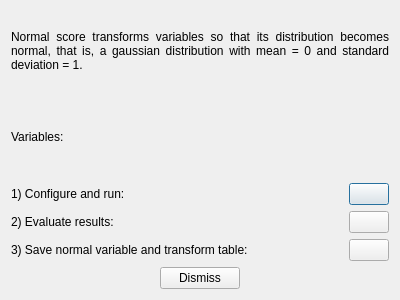
<?xml version="1.0" encoding="UTF-8"?>
<ui version="4.0">
 <class>NScoreDialog</class>
 <widget class="QDialog" name="NScoreDialog">
  <property name="geometry">
   <rect>
    <x>0</x>
    <y>0</y>
    <width>400</width>
    <height>300</height>
   </rect>
  </property>
  <property name="windowTitle">
   <string>Dialog</string>
  </property>
  <layout class="QVBoxLayout" name="verticalLayout">
   <item>
    <widget class="QLabel" name="label_4">
     <property name="text">
      <string>&lt;html&gt;&lt;head/&gt;&lt;body&gt;&lt;p&gt;Normal score transforms variables so that its distribution becomes normal, that is, a gaussian distribution with mean = 0 and standard deviation = 1. &lt;/p&gt;&lt;/body&gt;&lt;/html&gt;</string>
     </property>
     <property name="alignment">
      <set>Qt::AlignJustify|Qt::AlignVCenter</set>
     </property>
     <property name="wordWrap">
      <bool>true</bool>
     </property>
    </widget>
   </item>
   <item>
    <widget class="QLabel" name="lblVariable">
     <property name="text">
      <string>Variables:</string>
     </property>
    </widget>
   </item>
   <item>
    <layout class="QHBoxLayout" name="horizontalLayout">
     <item>
      <widget class="QLabel" name="label">
       <property name="sizePolicy">
        <sizepolicy hsizetype="Expanding" vsizetype="Preferred">
         <horstretch>0</horstretch>
         <verstretch>0</verstretch>
        </sizepolicy>
       </property>
       <property name="text">
        <string>1) Configure and run:</string>
       </property>
      </widget>
     </item>
     <item>
      <widget class="QPushButton" name="btnParams">
       <property name="toolTip">
        <string>review nscore parameters</string>
       </property>
       <property name="text">
        <string/>
       </property>
       <property name="icon">
        <iconset resource="resources.qrc">
         <normaloff>:/icons/setting16</normaloff>:/icons/setting16</iconset>
       </property>
      </widget>
     </item>
    </layout>
   </item>
   <item>
    <layout class="QHBoxLayout" name="horizontalLayout_2">
     <item>
      <widget class="QLabel" name="label_2">
       <property name="sizePolicy">
        <sizepolicy hsizetype="Expanding" vsizetype="Preferred">
         <horstretch>0</horstretch>
         <verstretch>0</verstretch>
        </sizepolicy>
       </property>
       <property name="text">
        <string>2) Evaluate results:</string>
       </property>
      </widget>
     </item>
     <item>
      <widget class="QPushButton" name="btnHistogram">
       <property name="toolTip">
        <string>resulting histogram</string>
       </property>
       <property name="text">
        <string/>
       </property>
       <property name="icon">
        <iconset resource="resources.qrc">
         <normaloff>:/icons/histo16</normaloff>:/icons/histo16</iconset>
       </property>
      </widget>
     </item>
    </layout>
   </item>
   <item>
    <layout class="QHBoxLayout" name="horizontalLayout_3">
     <item>
      <widget class="QLabel" name="label_3">
       <property name="sizePolicy">
        <sizepolicy hsizetype="Expanding" vsizetype="Preferred">
         <horstretch>0</horstretch>
         <verstretch>0</verstretch>
        </sizepolicy>
       </property>
       <property name="text">
        <string>&lt;html&gt;&lt;head/&gt;&lt;body&gt;&lt;p&gt;3) Save normal variable and transform table:&lt;/p&gt;&lt;/body&gt;&lt;/html&gt;</string>
       </property>
      </widget>
     </item>
     <item>
      <widget class="QPushButton" name="btnSave">
       <property name="toolTip">
        <string>save n-score variable and transform table</string>
       </property>
       <property name="text">
        <string/>
       </property>
       <property name="icon">
        <iconset resource="resources.qrc">
         <normaloff>:/icons/save16</normaloff>:/icons/save16</iconset>
       </property>
      </widget>
     </item>
    </layout>
   </item>
   <item>
    <layout class="QHBoxLayout" name="horizontalLayout_4">
     <item>
      <spacer name="horizontalSpacer">
       <property name="orientation">
        <enum>Qt::Horizontal</enum>
       </property>
       <property name="sizeHint" stdset="0">
        <size>
         <width>40</width>
         <height>20</height>
        </size>
       </property>
      </spacer>
     </item>
     <item>
      <widget class="QPushButton" name="btnDismiss">
       <property name="text">
        <string>Dismiss</string>
       </property>
      </widget>
     </item>
     <item>
      <spacer name="horizontalSpacer_2">
       <property name="orientation">
        <enum>Qt::Horizontal</enum>
       </property>
       <property name="sizeHint" stdset="0">
        <size>
         <width>40</width>
         <height>20</height>
        </size>
       </property>
      </spacer>
     </item>
    </layout>
   </item>
  </layout>
 </widget>
 <resources>
  <include location="resources.qrc"/>
 </resources>
 <connections>
  <connection>
   <sender>btnDismiss</sender>
   <signal>clicked()</signal>
   <receiver>NScoreDialog</receiver>
   <slot>reject()</slot>
   <hints>
    <hint type="sourcelabel">
     <x>208</x>
     <y>264</y>
    </hint>
    <hint type="destinationlabel">
     <x>285</x>
     <y>267</y>
    </hint>
   </hints>
  </connection>
  <connection>
   <sender>btnParams</sender>
   <signal>clicked()</signal>
   <receiver>NScoreDialog</receiver>
   <slot>onParams()</slot>
   <hints>
    <hint type="sourcelabel">
     <x>372</x>
     <y>87</y>
    </hint>
    <hint type="destinationlabel">
     <x>338</x>
     <y>125</y>
    </hint>
   </hints>
  </connection>
  <connection>
   <sender>btnHistogram</sender>
   <signal>clicked()</signal>
   <receiver>NScoreDialog</receiver>
   <slot>onHistogram()</slot>
   <hints>
    <hint type="sourcelabel">
     <x>372</x>
     <y>156</y>
    </hint>
    <hint type="destinationlabel">
     <x>352</x>
     <y>177</y>
    </hint>
   </hints>
  </connection>
  <connection>
   <sender>btnSave</sender>
   <signal>clicked()</signal>
   <receiver>NScoreDialog</receiver>
   <slot>onSave()</slot>
   <hints>
    <hint type="sourcelabel">
     <x>375</x>
     <y>210</y>
    </hint>
    <hint type="destinationlabel">
     <x>348</x>
     <y>234</y>
    </hint>
   </hints>
  </connection>
 </connections>
 <slots>
  <slot>onParams()</slot>
  <slot>onHistogram()</slot>
  <slot>onSave()</slot>
 </slots>
</ui>
